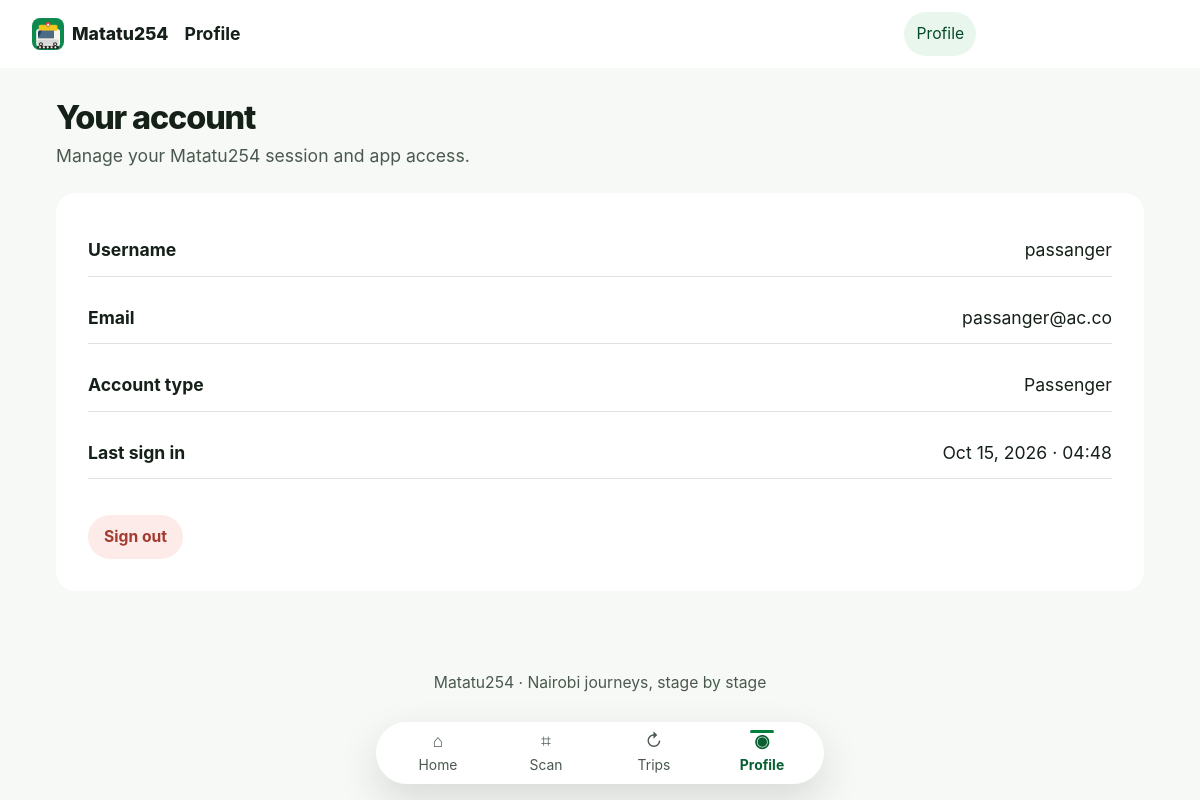
The page /accounts/profile/ (signed in) on the database as committed earlier.
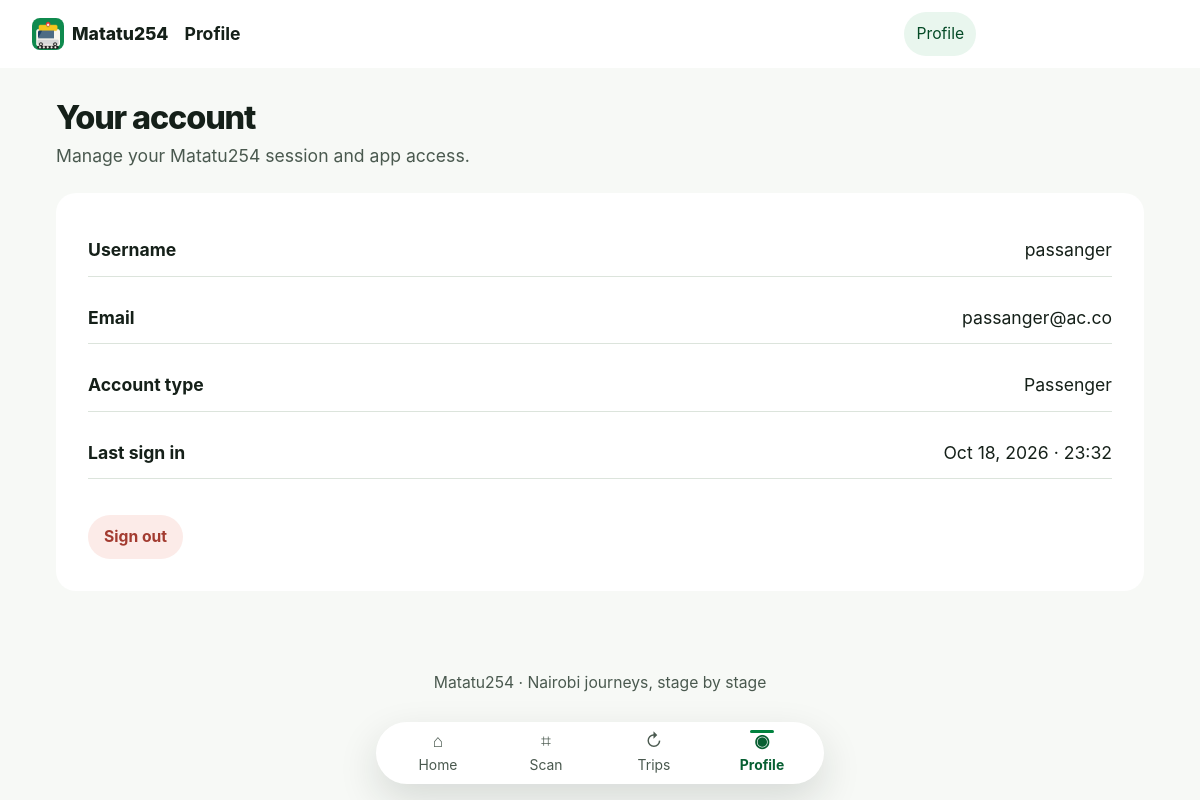
The same page on the database as committed later.
### accounts/models.py (models this page shows, shortened)
class User(AbstractUser):
  PASSANGER = 'PASSANGER'
  CONDUCTOR = 'CONDUCTOR'
  ADMIN = 'ADMIN'
  ROLE_CHOICES = [
    (PASSANGER, 'Passenger'),
    (CONDUCTOR, 'Conductor'),
    (ADMIN, 'Admin')
  ]
  phone_number = models.CharField(max_length=15, unique=True, blank=True, null=True)
  role = models.CharField(max_length=20, choices=ROLE_CHOICES, default=PASSANGER)
  matatu = models.ForeignKey(
    'fleet.Matatu',
    on_delete=models.SET_NULL,
    null=True,
    blank=True,
    related_name='conductor',
    help_text='Matatu assigned to this conductor (1:1 per MVP)'
  )
  created_at = models.DateTimeField(auto_now_add=True)
  updated_at = models.DateTimeField(auto_now=True)

### accounts/views.py (the view)
# urls.py: path('profile/', views.profile, name='profile'),
@login_required
def profile(request):
  return render(request, "accounts/profile.html")

### templates/accounts/profile.html (shortened to what this page needs)
{% extends 'base.html' %}
{% block app_title %}Profile{% endblock %}
{% block content %}
<section class="page-shell">
  <header class="page-heading"><div><h1>Your account</h1><p>Manage your Matatu254 session and app access.</p></div></header>
  <div class="surface surface-pad profile-card">
    <div class="profile-row"><strong>Username</strong><span>{{ user.username }}</span></div>
    <div class="profile-row"><strong>Email</strong><span>{{ user.email|default:'No email added' }}</span></div>
    <div class="profile-row"><strong>Account type</strong><span>{{ user.get_role_display|default:user.role|title }}</span></div>
    <div class="profile-row"><strong>Last sign in</strong><span>{% if user.last_login %}{{ user.last_login|date:'M j, Y · H:i' }}{% else %}This is your first sign in{% endif %}</span></div>
    <div class="btn-row">
      <a class="btn btn-danger" href="{% url 'accounts:logout' %}">Sign out</a>
    </div>
  </div>
</section>
{% endblock %}

Rows that differ between the two databases and show on the page:
changed User "passanger": last_login "Oct 15, 2026 · 04:48" → "Oct 18, 2026 · 23:32"
